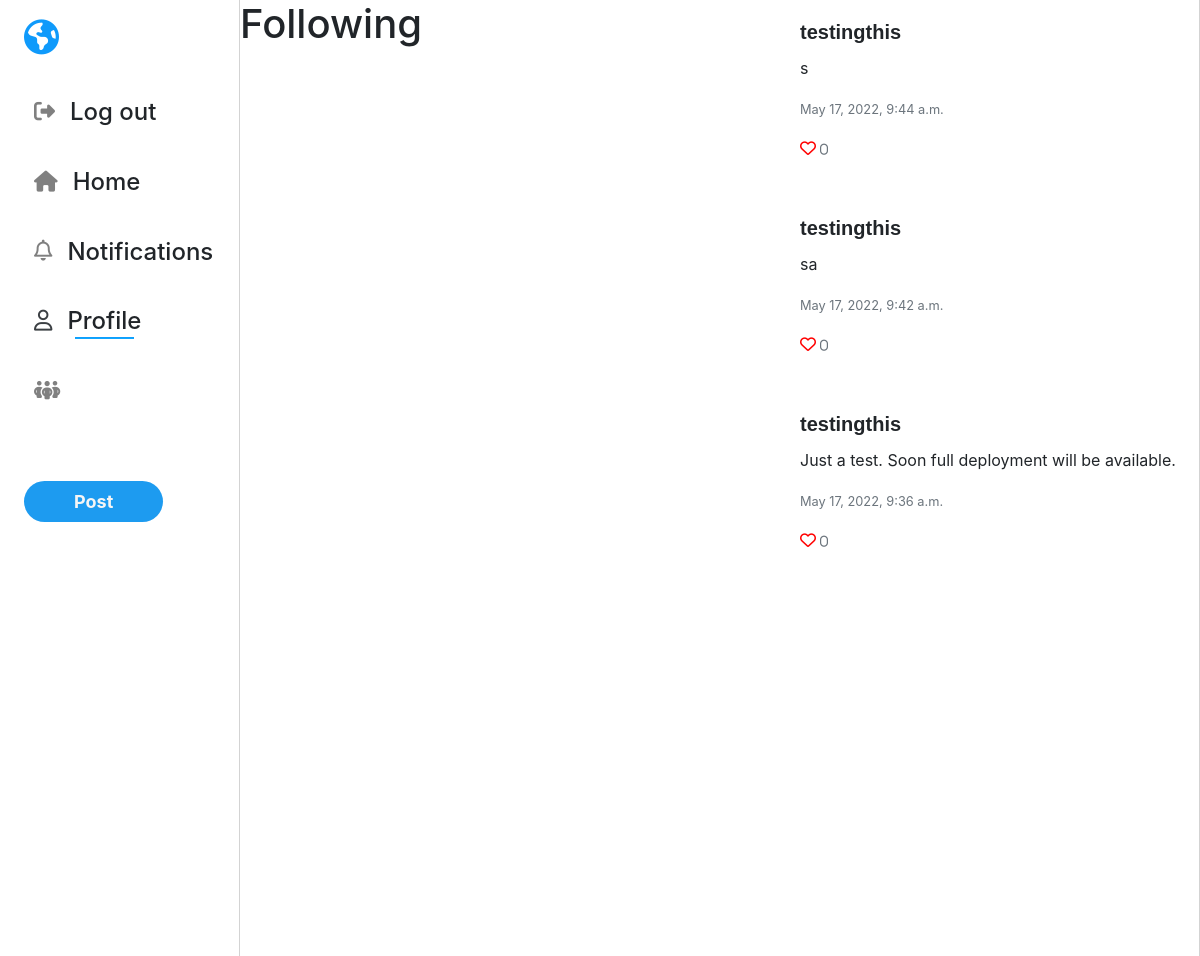
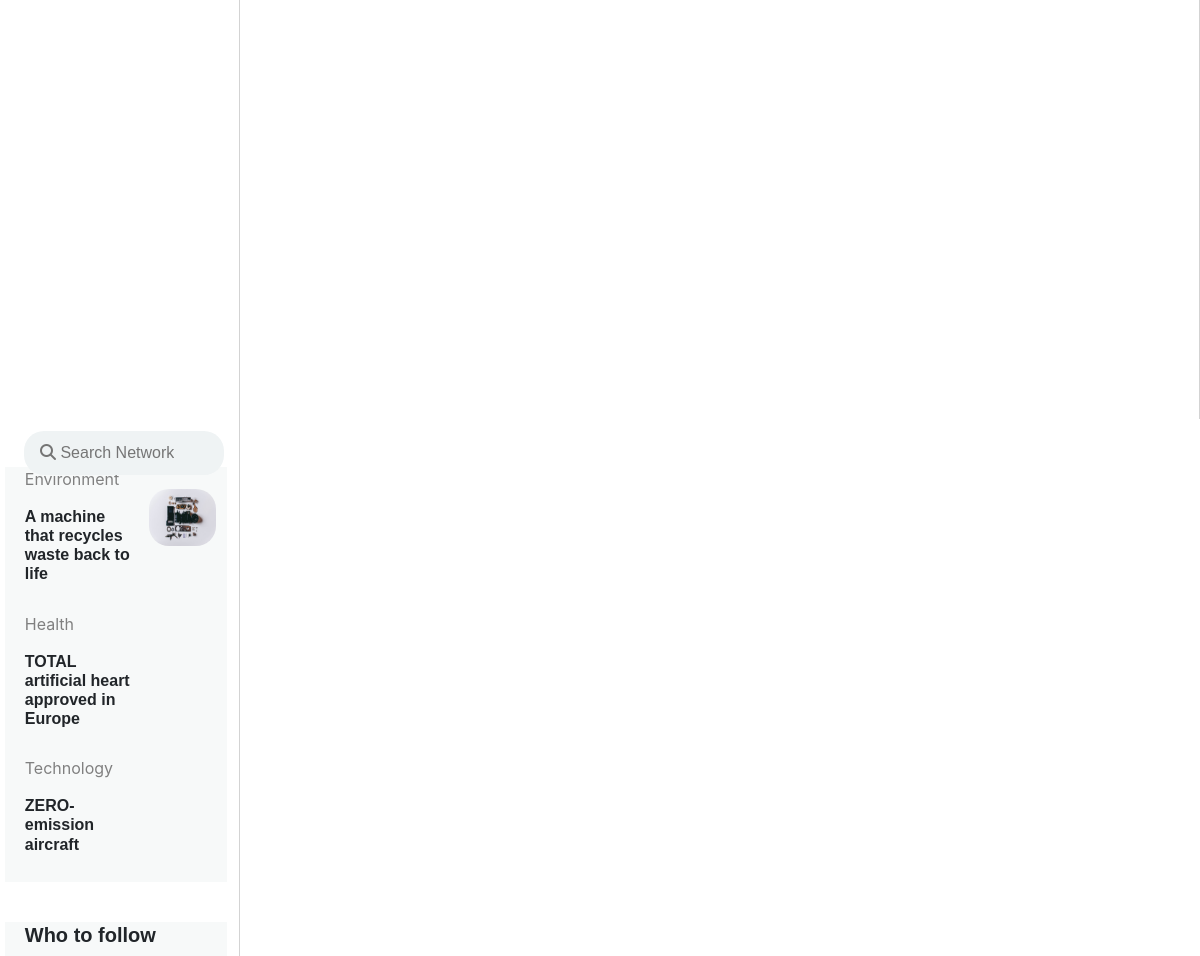
The page /following (signed in) on the database its author committed (2 pictures, top to bottom).
### network/models.py (models this page shows, shortened)
class Post(models.Model):
    user = models.ForeignKey(User, on_delete=models.CASCADE)
    text = models.CharField(max_length=160, default=None)
    post_date = models.DateTimeField(default=datetime.datetime.now)

class User(AbstractUser):
    profile_image = models.ImageField(null=True, blank=True, upload_to="images/")
    cover_image = models.ImageField(null=True, blank=True, upload_to="cover/",default="cover/mars.jpg")
    bio = models.CharField(max_length=100, blank=True,default='Hello, im new!')

### network/views.py (the view)
# urls.py: path("following", views.following, name="following"),
def following(request):
    if request.user.is_authenticated:
        user = request.session['_auth_user_id']
        followers = Follower.objects.filter(follower=user)
        likes = Like.objects.filter(post=OuterRef('id'), user_id=user)
        posts = Post.objects.filter(user_id__in=followers.values('following_id')).order_by(
            '-post_date').annotate(current_like=Count(likes.values('id')))
    else:
        return HttpResponseRedirect(reverse("login"))
    paginator = Paginator(posts, MAX_POSTS_PER_PAGE)
    page_number = request.GET.get('page')
    page_obj = paginator.get_page(page_number)
    return render(request, "network/following.html", {
        'posts': page_obj,
        'form': NewPostForm()
    })

### network/views.py
class NewPostForm(forms.Form):
    post_text = forms.Field(widget=forms.Textarea(
        {'rows': '2','id':'textPost', 'maxlength': 160, 'class': 'form-control', 'placeholder': "What's on your mind?",'style': "resize:none;float:right;padding-top:20px;padding-left:70px;font-size:large;",}), label="New Post", required=True)

### network/templates/network/following.html (shortened to what this page needs)
{% extends "network/layout.html" %}
{% block body %}
<h1>Following</h1>
<div id="posts">
    {% for post in posts %}
    <div class="card">
        <div class="card-body">
            <h5 class="card-title"><a href="{% url 'profile' post.user.username %}">{{post.user.username}}</a></h5>
            <p class="card-text" id="post_text_{{post.id}}"> {{ post.text }}</p>
            <p class="card-text"><small class="text-muted">{{post.post_date}}</small></p>
            <p class="card-text">
                <div data-id="{{post.id}}"
                    class="card-link {% if post.current_like > 0 %} fas {%else%} far {% endif %} fa-heart">&nbsp<small
                        class="text-muted">{{post.like_set.count}}</small></div>
            </p>
        </div>
    </div>
    {% empty %}
    <h4>You're not following anyone at the moment...</h4>
    {% endfor %}
</div>
{% endblock %}

### network/static/network/styles.css (style rules this page uses)
body { position:relative; }
.fa-heart { color: red !important; cursor: pointer; margin-right: 5%; }
h5 { font-weight: bold; }
a { all: unset; }
.welcomeDiv > div { border-right: 1px solid lightgray; }
a:link { text-decoration: none; }
h5 { text-align: left; font-weight: bolder; font-family:Verdana, sans-serif; }
.card { height:fit-content; border:hidden; }

### rows shown on the page
Post: user.username "testingthis", text "s", post_date "May 17, 2022, 9:44 a.m.", like_set.count "0"
Post: user.username "testingthis", text "sa", post_date "May 17, 2022, 9:42 a.m.", like_set.count "0"
Post: user.username "testingthis", text "Just a test. Soon full deployment will be available.", post_date "May 17, 2022, 9:36 a.m.", like_set.count "0"
